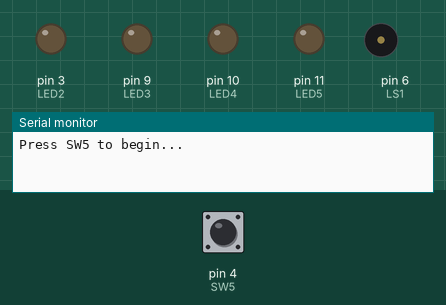
Simulated run of this sketch. Board: Arduino Uno, built with avr-gcc and run on an emulated ATmega328P. Parts: output pins drawn as LEDs (lit = HIGH), buzzer (waves = sounding), the last lines printed to the serial monitor. The inputs (shaded band) are chosen by the test bench; at power-on: pin 4 (SW5) HIGH. Pins used as bus, display or sensor lines are not drawn.

Above: at 3.1 s.
3.2 s: pin 4 (SW5) pulled LOW for 0.15 s
At 3.21 s:
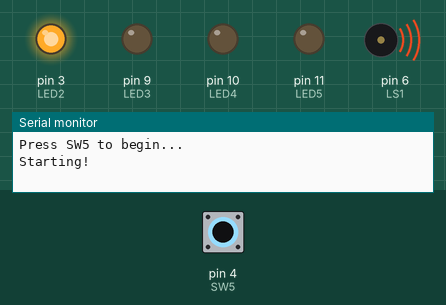
At 5.7 s:
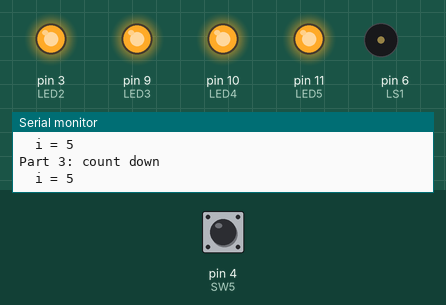
Timing chart, 0 to 8.3 s (numbered marks = the images above; inputs shaded):
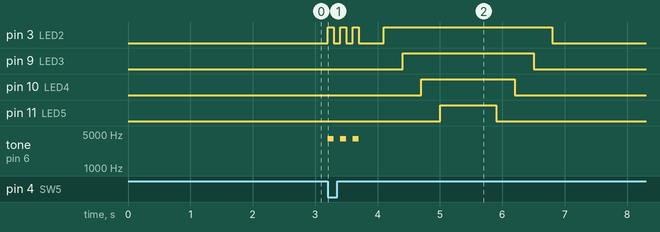

The sketch:

Activity_B07_Counted_Loops.ino
```cpp
/* ================================================================================
Beginner Activity 7: Counted Loops [Activity-B07-Counted-Loops]
Version: 1.2
Updated: September 10, 2026

Platform: mirobo.tech ARPS-2 circuit (any configuration)
Requires: ARPS2.h header file
=================================================================================*/
// IMPORTANT: Make sure that ARPS2.h is accessible as a tab in this project.
#include "ARPS2.h"      // Define ARPS-2 I/O devices

// ---- Program Constants ----------------
const int FLASH_DELAY = 100;
const int STEP_DELAY = 300;

// ---- Program Variables ----------------
bool SW5_pressed = false;

void setup()
{
    // Configure Arduino UNO status LED as output
    pinMode(LED_BUILTIN, OUTPUT);
    digitalWrite(LED_BUILTIN, HIGH);    // Status LED on

    // Configure ARPS-2 LEDs as outputs
    pinMode(LED2, OUTPUT);
    pinMode(LED3, OUTPUT);
    pinMode(LED4, OUTPUT);
    pinMode(LED5, OUTPUT);

    // Configure ARPS-2 pushbuttons as inputs
    // NOTE: Arduino UNO Rev 3 users should comment out the SW2 and SW3
    // lines below, since these pins are shared with the USB serial port.
    pinMode(SW2, INPUT_PULLUP);
    pinMode(SW3, INPUT_PULLUP);
    pinMode(SW4, INPUT_PULLUP);
    pinMode(SW5, INPUT_PULLUP);

    Serial.begin(9600);
    delay(2000);                         // Give Serial Monitor time to
                                          // connect, without blocking
                                          // forever if it's never opened

    // Wait for SW5 to begin
    Serial.println("Press SW5 to begin...");
    while (!SW5_pressed)
    {
        digitalWrite(LED_BUILTIN, !digitalRead(LED_BUILTIN));   // Toggle status LED
        delay(FLASH_DELAY);
        SW5_pressed = (digitalRead(SW5) == LOW);
    }
    digitalWrite(LED_BUILTIN, HIGH);
    Serial.println("Starting!");

    // Part 1: Repeat a done signal three times using a for loop
    Serial.println("Part 1: for loop repeat");
    for (int i = 0; i < 3; i++)
    {
        digitalWrite(LED2, HIGH);
        tone(LS1, 4000, FLASH_DELAY);
        delay(FLASH_DELAY);
        digitalWrite(LED2, LOW);
        delay(FLASH_DELAY);
    }

    delay(STEP_DELAY);

    // Part 2: Count up through LEDs using the loop variable
    Serial.println("Part 2: count up");
    for (int i = 2; i < 6; i++)
    {
        Serial.print("  i = ");
        Serial.println(i);
        digitalWrite(LED2, i >= 2 ? HIGH : LOW);
        digitalWrite(LED3, i >= 3 ? HIGH : LOW);
        digitalWrite(LED4, i >= 4 ? HIGH : LOW);
        digitalWrite(LED5, i >= 5 ? HIGH : LOW);
        delay(STEP_DELAY);
    }

    delay(STEP_DELAY);

    // Part 3: Count down through LEDs using a negative step
    Serial.println("Part 3: count down");
    for (int i = 5; i > 1; i--)
    {
        Serial.print("  i = ");
        Serial.println(i);
        digitalWrite(LED2, i >= 2 ? HIGH : LOW);
        digitalWrite(LED3, i >= 3 ? HIGH : LOW);
        digitalWrite(LED4, i >= 4 ? HIGH : LOW);
        digitalWrite(LED5, i >= 5 ? HIGH : LOW);
        delay(STEP_DELAY);
    }

    // All LEDs off
    digitalWrite(LED2, LOW);
    digitalWrite(LED3, LOW);
    digitalWrite(LED4, LOW);
    digitalWrite(LED5, LOW);
    Serial.println("Done!");
}

void loop()
{
    // Program completes in setup() for this activity.
    // See Extension Activity 1 to restructure using loop().
}


/* ================================================================================
Guided Exploration
================================================================================

In Activity 6, Extension Activity 1 asked you to replace three manual
repetitions with a while loop. It worked, but it required you to
manage a loop control variable yourself - declare and initialize it
before the loop, check it in the condition, and update it inside the
loop body.

Arduino C has a loop structure designed specifically for situations
where the number of iterations is known in advance: the for loop. It
packages the initialize, check, and update steps into a single header
line, leaving you to focus on what the loop body should do. This
activity explores the for loop and the three standard ways to control
its range and direction.

--------------------------------------------------------------------------------
GE 1 - The for loop header
--------------------------------------------------------------------------------

Look at Part 1 of this program:

Example code:

for (int i = 0; i < 3; i++)
{
    digitalWrite(LED2, HIGH);
    tone(LS1, 4000, FLASH_DELAY);
    delay(FLASH_DELAY);
    digitalWrite(LED2, LOW);
    delay(FLASH_DELAY);
}

The for loop header 'for (int i = 0; i < 3; i++)' contains three
parts separated by semicolons, each corresponding to one of the steps
from Activity 6's loop control variable pattern:

int i = 0    // Initialize: declare i and set it to 0
i < 3        // Check: keep looping while i is less than 3
i++          // Update: add 1 to i after each iteration

The compiler runs the initialize step once before the loop starts,
checks the condition before each iteration, and runs the update step
after each iteration - automatically, without you having to place
these steps in the right locations yourself.

Notice that i starts at 0 and the loop runs while i < 3, producing
the values 0, 1, 2. The loop body runs three times, but i never
reaches 3. This is the standard C for loop pattern for repeating
something n times: start at 0, stop before n.

Add a Serial.println() inside the Part 1 loop to print the value of i
on each iteration. Run the program and observe the Serial Monitor
output. Does i have the values you expected? Compare this for loop
with the while loop solution you wrote in Activity 6 Extension
Activity 1. What does the for loop handle automatically that your
while loop required you to do manually?

--------------------------------------------------------------------------------
GE 2 - Starting from a different value, and the ternary operator
--------------------------------------------------------------------------------

Part 2 uses a for loop that starts at 2 instead of 0:

Example code:

for (int i = 2; i < 6; i++)

This is useful when the loop variable needs to represent a meaningful
value rather than just a count. The loop produces 2, 3, 4, 5 -
stopping before 6.

Look at how i is used inside the Part 2 loop body. The ternary
operator '?' is used here as a compact way to choose between HIGH and
LOW based on a comparison - you will learn more about it in the
intermediate activities, but for now you can read 'i >= 2 ? HIGH :
LOW' as meaning 'HIGH if i >= 2, otherwise LOW'.

Trace through all four values of i (2, 3, 4, 5) and describe what you
would expect to see on the LEDs for each value.

Run the program to verify your prediction. Was it correct?

--------------------------------------------------------------------------------
GE 3 - Counting downward
--------------------------------------------------------------------------------

Part 3 counts downward by changing the for loop header:

Example code:

for (int i = 5; i > 1; i--)

Instead of i++ (which adds 1), this uses i-- (which subtracts 1). The
condition i > 1 stops the loop before i reaches 1, producing the
values 5, 4, 3, 2.

Why does the sequence stop at 2 and not at 1? What would you change
to make it include 1 as well?

Try counting down in steps of 2 by replacing i-- with i -= 2, and
changing the stop condition to i > 0:

Example code:

for (int i = 5; i > 0; i -= 2)

What values does i take? What do the LEDs show? Add a Serial.println()
inside the loop to verify.

--------------------------------------------------------------------------------
GE 4 - Naming the loop variable
--------------------------------------------------------------------------------

The loop variable in a for loop doesn't have to be named 'i'. That
name is just a convention - any descriptive name works and is often
preferable. In Part 2, naming the variable 'led' instead of 'i' would
make the loop's purpose immediately clearer:

Example code:

for (int led = 2; led < 6; led++)

Try renaming i to led in the Part 2 loop. Does the program still work
identically? When would you choose a descriptive name like 'led' or
'count' over the conventional 'i'?

As a preview of something you'll explore in the intermediate
activities: Arduino C supports arrays, which allow you to store
multiple values under one name and access them by index. The ARPS2.h
header file defines an array of LED pin numbers called LEDS[], so you
can write:

Example code:

for (int i = 0; i < 4; i++)
{
    digitalWrite(LEDS[i], HIGH);
    delay(STEP_DELAY);
}

...and the loop will control each LED in turn without individual
digitalWrite() calls for each one. Arrays and indexed access are
covered fully in the intermediate activities.

An array can hold string values too, and you can iterate over each
character in the string the same way each LED was, above:

Example code:

char message[] = "abc";
for (int i = 0; message[i] != '\0'; i++) {
    Serial.print(message[i]);
}

The loop will run until the message character is '\0', the null
character used to terminate a string of characters in an array.
Try it. How many times does the loop run? What does each iteration
print? You'll use this exact pattern - iterating directly over a
string of symbols - in this activity's project.

--------------------------------------------------------------------------------
GE 5 - for vs. while
--------------------------------------------------------------------------------

A for loop and a while loop can often solve the same problem. Here is
the Part 1 for loop rewritten as a while loop:

Example code:

int count = 0;
while (count < 3)
{
    digitalWrite(LED2, HIGH);
    tone(LS1, 4000, FLASH_DELAY);
    delay(FLASH_DELAY);
    digitalWrite(LED2, LOW);
    delay(FLASH_DELAY);
    count++;
}

And here is a while loop equivalent for the Part 2 for loop:

Example code:

int i = 2;
while (i < 6)
{
    digitalWrite(LED2, i >= 2 ? HIGH : LOW);
    digitalWrite(LED3, i >= 3 ? HIGH : LOW);
    digitalWrite(LED4, i >= 4 ? HIGH : LOW);
    digitalWrite(LED5, i >= 5 ? HIGH : LOW);
    delay(STEP_DELAY);
    i++;
}

Both approaches produce identical results. When would you choose a
for loop over a while loop, and when would a while loop be the better
choice? Think about what each one communicates to someone reading
your code.

--------------------------------------------------------------------------------
GE 6 - Nested for loops
--------------------------------------------------------------------------------

A for loop can be placed inside another for loop - this is called
nesting. Here is a simple example to try in setup():

Example code:

for (int led = 2; led < 6; led++)
{
    for (int flash = 0; flash < led - 1; flash++)
    {
        digitalWrite(LED2, led >= 2 ? HIGH : LOW);
        digitalWrite(LED3, led >= 3 ? HIGH : LOW);
        digitalWrite(LED4, led >= 4 ? HIGH : LOW);
        digitalWrite(LED5, led >= 5 ? HIGH : LOW);
        delay(FLASH_DELAY);
        digitalWrite(LED2, LOW);
        digitalWrite(LED3, LOW);
        digitalWrite(LED4, LOW);
        digitalWrite(LED5, LOW);
        delay(FLASH_DELAY);
    }
    delay(STEP_DELAY);
}

Before running it, trace through the loop values and predict what you
will see. For each value of 'led', how many times does the inner loop
run? What does the pattern look like?

Run the program to check your prediction. Print both loop variables
to the Serial Monitor to help verify your understanding of what is
happening at each step.


================================================================================
Extension Activities
================================================================================

For loops are the right tool when the number of iterations is known
in advance. Before starting each program below, think about which
loop type fits each part of the problem - a for loop where the count
is fixed, and a while loop where the program needs to wait for
something to happen or respond to changing conditions.

--------------------------------------------------------------------------------
EA 1 - Rewrite Activity 6 with counted loops
--------------------------------------------------------------------------------

Rewrite the Activity 6 starter program, replacing only the parts that
are naturally expressed as counted loops. The wait-for-SW5 loop
should remain a while loop - explain in a comment why it cannot be
replaced with a for loop. The countdown should become a for loop
counting downward, and the done signal should become a for loop that
repeats three times.

How much shorter is the rewritten version compared to the Activity 6
original? Which version do you find easier to read?

--------------------------------------------------------------------------------
EA 2 - Animated bar graph
--------------------------------------------------------------------------------

Create an LED bar graph that fills from left to right and then
empties from right to left, repeating continuously. Use two for loops
- one to fill and one to empty - and adjust the step delay to find a
speed that looks smooth.

Extend the program so that SW4 speeds up the animation and SW5 slows
it down, using a variable delay that changes with each button press.
What minimum and maximum values make sense?

--------------------------------------------------------------------------------
EA 3 - Structured LED display
--------------------------------------------------------------------------------

Use nested for loops to create a structured LED display. The outer
loop should select each LED in sequence (LED2 through LED5), and the
inner loop should flash that LED a number of times equal to its
position in the sequence (LED2 flashes once, LED3 flashes twice, LED4
three times, LED5 four times). Add a short pause between each LED's
flashes and a longer pause between LEDs.

Once this works, add a second pass in reverse order using a second
pair of nested loops, so the full sequence goes 1-2-3-4 flashes and
then 4-3-2-1 flashes before repeating.

--------------------------------------------------------------------------------
EA 4 - Binary counter
--------------------------------------------------------------------------------

Create a binary counter that uses the four LEDs to display the binary
representation of numbers from 0 to 15. Use a for loop to count from
0 to 15, and for each value light the LEDs to show its binary
representation:

 - LED2 represents the 1s place (bit 0)
 - LED3 represents the 2s place (bit 1)
 - LED4 represents the 4s place (bit 2)
 - LED5 represents the 8s place (bit 3)

Hint: Arduino C's bitwise AND operator '&' and right-shift operator
'>>' can help extract individual bits from a number:

Example code:

for (int i = 0; i < 16; i++)
{
    digitalWrite(LED2, (i >> 0) & 1 ? HIGH : LOW);  // bit 0
    digitalWrite(LED3, (i >> 1) & 1 ? HIGH : LOW);  // bit 1
    digitalWrite(LED4, (i >> 2) & 1 ? HIGH : LOW);  // bit 2
    digitalWrite(LED5, (i >> 3) & 1 ? HIGH : LOW);  // bit 3
    delay(STEP_DELAY);
}

Use Serial.print() to display each number's decimal value in the
Serial Monitor alongside the LED display. What is the highest number
the four LEDs can represent?

--------------------------------------------------------------------------------
Project: Morse Code
--------------------------------------------------------------------------------

Looking for a bigger challenge that pulls these ideas together?
B07_Morse_Code_Project is a separate, open-ended project file that
asks you to encode a message of your choice as Morse code using LED
flashes and tones, iterating over a sequence with a for loop. It's
provided as a skeleton with TODOs rather than a finished program -
a good next step if you'd like to build your skills and design
your own program.

*/
```

Source omitted: ARPS2.h (10075 bytes)

Measured:
- after the input at 3.2 s, pin 3 (LED2): LOW → HIGH at once, → LOW 0.10 s later, → HIGH 0.10 s later, → LOW 0.10 s later, … (8 changes in this stretch); pin 9 (LED3): LOW → HIGH after 1.2 s, → LOW 2.1 s later
